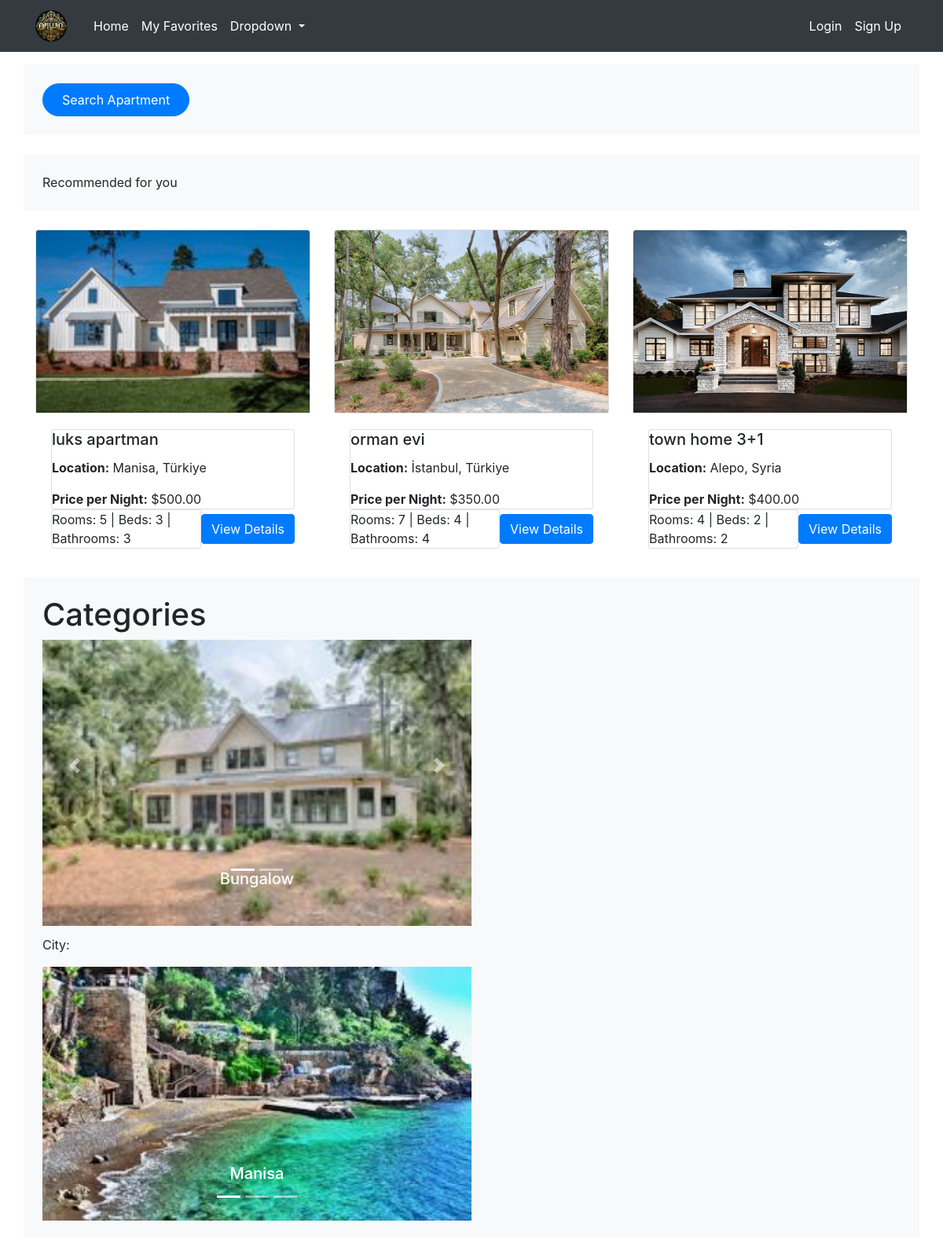
The app's page /, older data.
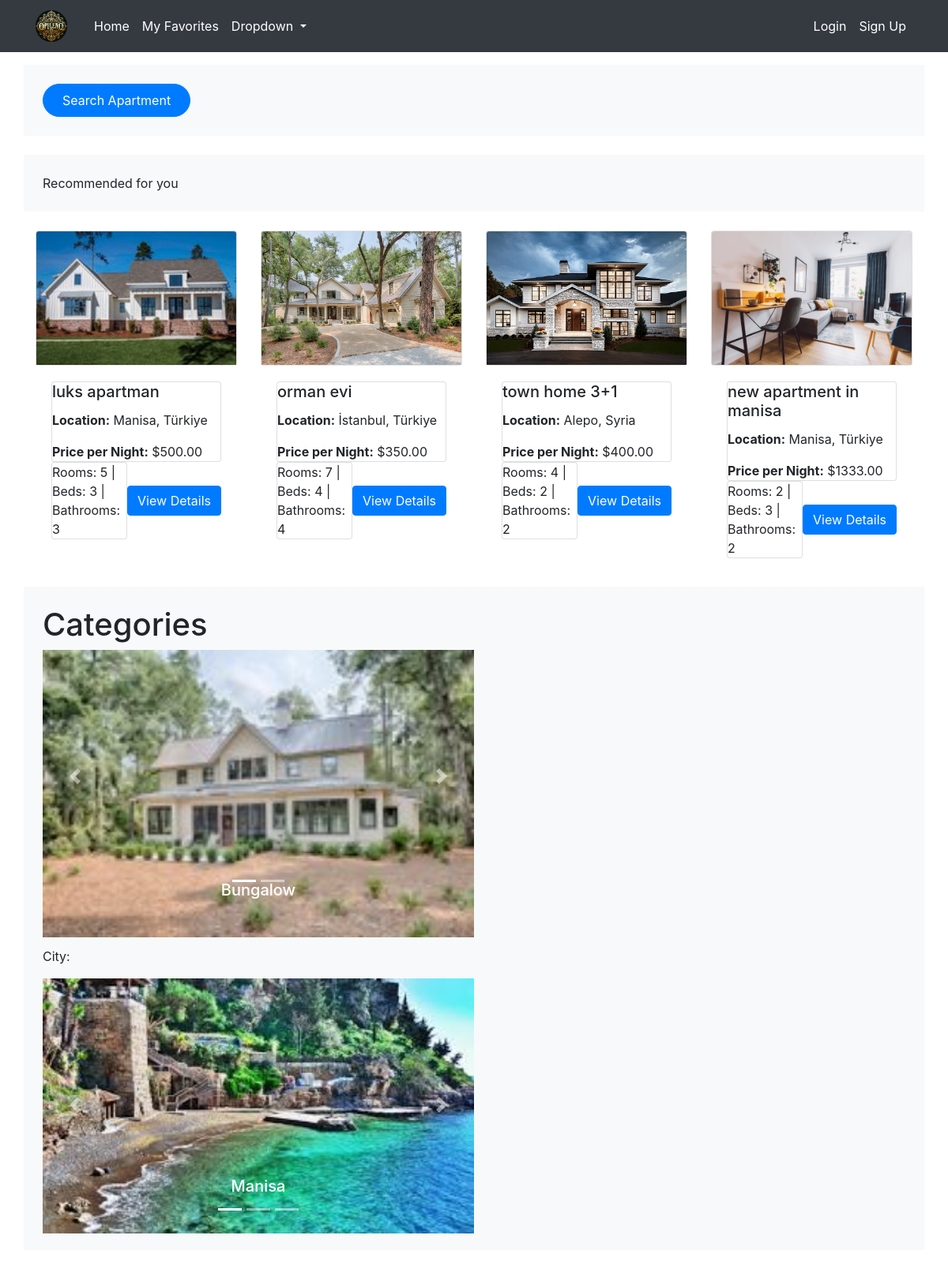
The same page, newer data.
### apartments/models.py (models this page shows, shortened)
class Apartment(models.Model):
    category = models.ForeignKey(Category, on_delete=models.CASCADE)
    country=models.ForeignKey(Country,on_delete=models.SET_NULL,null=True,blank=True)
    city = models.ForeignKey(City, on_delete=models.CASCADE)
    apt_name = models.CharField(max_length=255)
    description = models.TextField()
    cover_image=models.ImageField(upload_to='covers/',null=True)
    district = models.CharField(max_length=30)
    is_active = models.BooleanField(default=True)
    is_booked = models.BooleanField(default=False)
    rooms = models.IntegerField()
    beds = models.IntegerField()
    bath_rooms = models.IntegerField()
    wifi = models.BooleanField(default=False)
    tv = models.BooleanField(default=False)
    price_per_night = models.DecimalField(max_digits=10, decimal_places=2)
    user = models.ForeignKey(settings.AUTH_USER_MODEL, null=True, blank=True, on_delete=models.CASCADE)
    created_at = models.DateTimeField(auto_now_add=True,null=True)
    updated_at = models.DateTimeField(auto_now=True,null=True)

class City(models.Model):
    city_name = models.CharField(max_length=100)
    city_image=models.ImageField(upload_to="cities/",null=True,blank=True)
    postal_code = models.IntegerField()
    country = models.ForeignKey(Country, on_delete=models.CASCADE)
    def __str__(self):
        return self.city_name

class Country(models.Model):
    country_name = models.CharField(max_length=100)
    country_image=models.ImageField(upload_to='countries/', blank=True, null=True)
    def __str__(self):
        return self.country_name

class Category(models.Model):
    category_name = models.CharField(max_length=100, unique=True)
    category_image=models.ImageField(upload_to='categories/',null=True,blank=True)

### apartments/views.py (the view)
# urls.py: path('',views.Index.as_view(),name='index'),
class Index(ListView):
    model = Apartment
    template_name = 'index.html'
    context_object_name = 'apartments'
    def get_context_data(self, **kwargs):
        context = super().get_context_data(**kwargs)
        context["categories"] = Category.objects.all()
        context['cities'] = City.objects.all()
        return context

### templates/index.html (shortened to what this page needs)
{% extends "base.html" %}
{% block content %}
<div class="container bg-light p-4 mt-3 mb-4">
    {% include 'partials/search_bar.html' with cities=cities countries=countries %}
    </div>
{% include "apartment/apartment_list.html" %}
<div class="container bg-light p-4 mt-3 mb-4">
    {% include 'partials/categories.html'%}
    </div>
{% endblock content %}

### templates/apartment/apartment_list.html
<div class="container bg-light p-4 mt-3 mb-4">
    Recommended for you
</div>
<div class="container">
    <div class="row row-cols-1 row-cols-md-2 row-cols-lg-3 g-4">
        {% for apartment in apartments %}
        <div class="col">
            <a href="{% url 'detail' apartment.id %}" class="card text-decoration-none">
                <img  src="{% if apartment.cover_image %}{{ apartment.cover_image.url }}{% else %}placeholder.jpg{% endif %}" class="card-img-top" alt="Apartment Image">
                <div class="card-body">
                    <h5 class="card-title">{{ apartment.apt_name }}</h5>
                    <p class="card-text"><strong>Location:</strong> {{ apartment.city }}, {{ apartment.country }}</p>
                    <p class="card-text"><strong>Price per Night:</strong> ${{ apartment.price_per_night }}</p>
                    <div class="d-flex justify-content-between align-items-center">
                        <p class="card-text">Rooms: {{ apartment.rooms }} | Beds: {{ apartment.beds }} | Bathrooms: {{ apartment.bath_rooms }}</p>
                        <a href="{% url 'detail' apartment.id %}" class="btn btn-primary">View Details</a>
                    </div>
                </div>
            </a>
        </div>
        {% endfor %}
    </div>
</div>

### templates/partials/categories.html (shortened to what this page needs)
{% load static %}
<link rel="stylesheet" href="https://stackpath.bootstrapcdn.com/bootstrap/4.0.0/css/bootstrap.min.css">
<link rel="stylesheet" href="https://stackpath.bootstrapcdn.com/bootstrap/4.0.0/css/bootstrap.min.css">
<h1>Categories</h1>
<div id="carouselExampleIndicators" class="carousel slide" data-ride="carousel">
    <ol class="carousel-indicators">
        {% for category in categories %}
        <li data-target="#carouselExampleIndicators" data-slide-to="{{ forloop.counter0 }}" {% if forloop.first %}class="active"{% endif %}></li>
        {% endfor %}
    </ol>
    <div class="carousel-inner">
        {% for category in categories %}
        <div class="carousel-item {% if forloop.first %}active{% endif %}">
            <a href="{% url 'search_apartments'  %}?category={{category.id}}">
                <img class="d-block w-100" src="{{ category.category_image.url }}" alt="{{ category.category_name }}">
            </a>
            <div class="carousel-caption d-none d-md-block">
                <h5>{{ category.category_name }}</h5>
            </div>
        </div>
        {% endfor %}
    </div>
    <a class="carousel-control-prev" href="#carouselExampleIndicators" role="button" data-slide="prev">
        <span class="carousel-control-prev-icon" aria-hidden="true"></span>
    </a>
    <a class="carousel-control-next" href="#carouselExampleIndicators" role="button" data-slide="next">
        <span class="carousel-control-next-icon" aria-hidden="true"></span>
    </a>
</div>
<h1>Cities</h1>
<p>City: {{ city }}</p>
<div id="carouselExampleIndicatorsCities" class="carousel slide" data-ride="carousel">
    <ol class="carousel-indicators">
        {% for city in cities %}
        <li data-target="#carouselExampleIndicatorsCities" data-slide-to="{{ forloop.counter0 }}" {% if forloop.first %}class="active"{% endif %}></li>
        {% endfor %}
    </ol>
    <div class="carousel-inner">
        {% for city in cities %}
        <div class="carousel-item {% if forloop.first %}active{% endif %}">
            <a href="{% url 'search_apartments'  %}?city_select={{city.city_name}}">
                <img class="d-block w-100" src="{% if city.city_image %}{{ city.city_image.url }}{% endif %}" alt="{{ city.city_name }}">
            </a>
            <div class="carousel-caption d-none d-md-block">
                <h5>{{ city.city_name }}</h5>
            </div>
        </div>
        {% endfor %}
    </div>
    <a class="carousel-control-prev" href="#carouselExampleIndicatorsCities" role="button" data-slide="prev">
        <span class="carousel-control-prev-icon" aria-hidden="true"></span>
    </a>
    <a class="carousel-control-next" href="#carouselExampleIndicatorsCities" role="button" data-slide="next">
        <span class="carousel-control-next-icon" aria-hidden="true"></span>
    </a>
</div>

Row changes from the older to the newer data that the page shows:
added Apartment: cover_image (picture), apt_name "new apartment in manisa", city "Manisa", country "Türkiye", price_per_night "1333.00", rooms "2", beds "3", bath_rooms "2"
